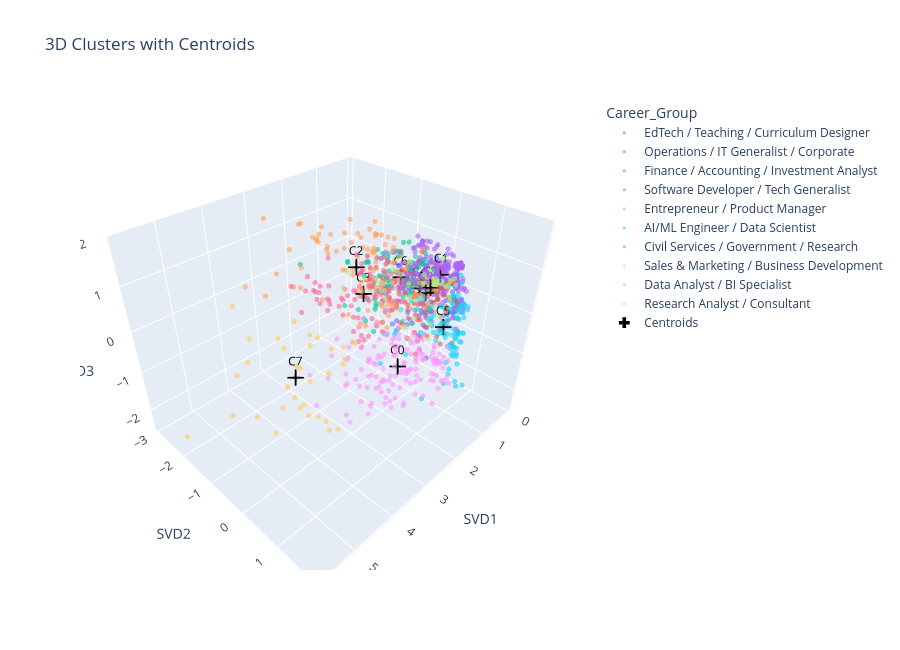

Write notebook code for a chart like this one.
### Code cell
# ── Add cluster centroids to the 3D plot ─────────────────────────────────
centers_3d = kmeans.cluster_centers_[:, :3]

fig2 = px.scatter_3d(
    df, x='SVD1', y='SVD2', z='SVD3',
    color='Career_Group',
    title='3D Clusters with Centroids',
    height=650
)
fig2.update_traces(marker=dict(size=3, opacity=0.6))

fig2.add_scatter3d(
    x=centers_3d[:, 0], y=centers_3d[:, 1], z=centers_3d[:, 2],
    mode='markers+text',
    marker=dict(size=9, color='black', symbol='cross'),
    text=[f'C{i}' for i in range(BEST_K)],
    textfont=dict(size=12, color='black'),
    name='Centroids'
)
fig2.show()
